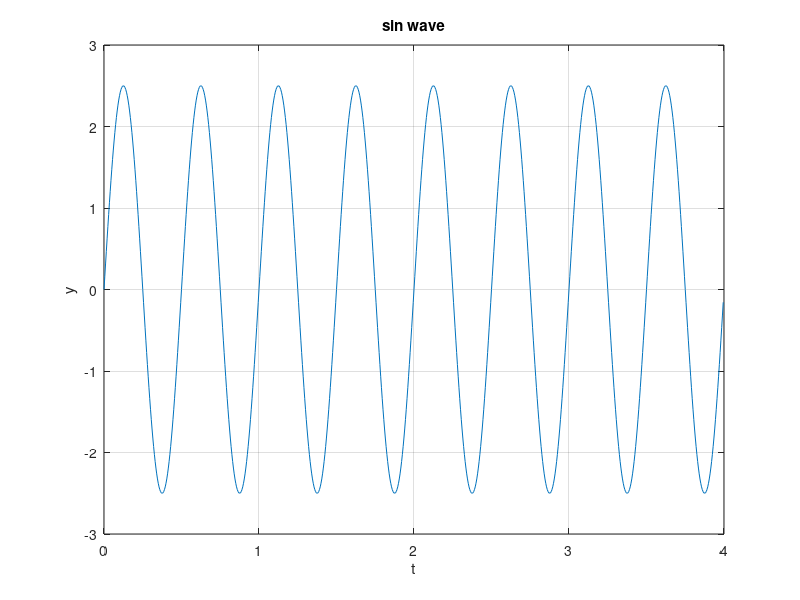

MATLAB code for this plot:
clc, clear, close all;

sampling_period=0.005;
amplitude=2.5;
duration=4;
frequency=2;

t = 0:sampling_period:duration-sampling_period;
y = amplitude*sin(2*pi*t*frequency);

plot(t, y),
xlabel('t'),
ylabel('y'),
grid on,
title('sin wave'),